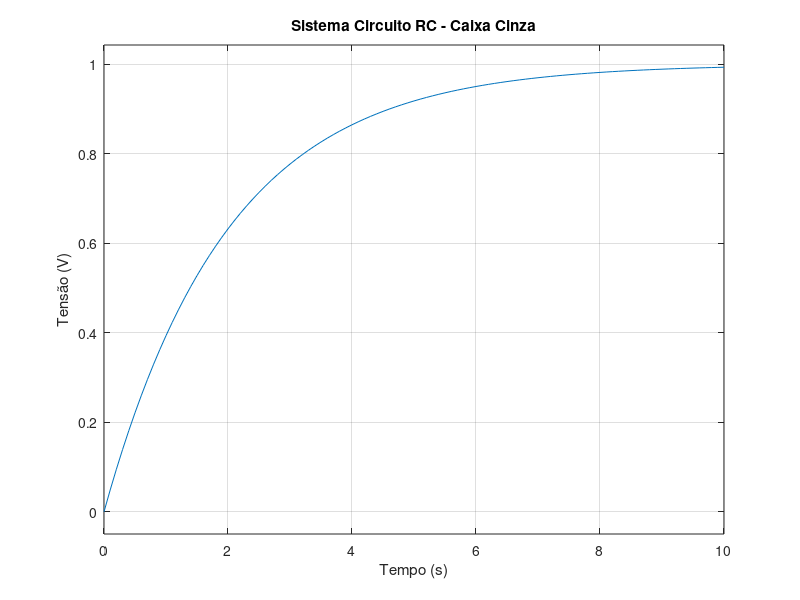

MATLAB code to generate this figure:
% Circuito RC - Caixa Cinza

R = 1000;
tau = 2; % tau = R * C
C = tau/R;

num = 1;
den = [R*C 1];

disp(C);
G1 = tf(num, den)

figure
step(G1, 10)

grid on
xlabel("Tempo (s)")
ylabel("Tensão (V)")
title("Sistema Circuito RC - Caixa Cinza")
